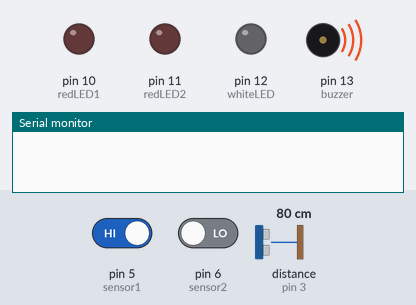
The sketch below on a simulated Arduino Uno, built with avr-gcc and run on an emulated ATmega328P. Shown: output pins drawn as LEDs (lit = HIGH), buzzer (waves = sounding), the last lines printed to the serial monitor. Wiring (inferred from the names in the program): ultrasonic range finder: trigger pin 4; echo pin 3. The inputs (shaded band) are chosen by the test bench; at power-on: distance to the obstacle (sensor on pin 3) 80 cm, pin 6 (sensor2) LOW, pin 5 (sensor1) HIGH. The echo pulse lasts 58.3 µs per cm; the modem accepts every AT command (registered, SIM ready, sends succeed) and sends nothing else; pins used as bus, display or sensor lines are not drawn.

Above: at 0.9 s.
5.7 s: distance to the obstacle (sensor on pin 3) set to 22 cm
10.9 s: distance to the obstacle (sensor on pin 3) set to 19 cm
At 15.5 s:
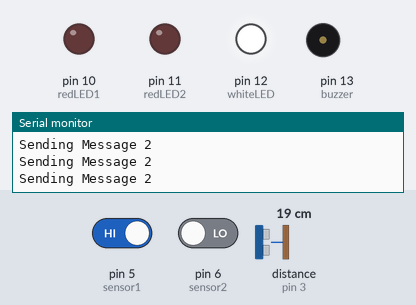
20.6 s: pin 6 (sensor2) driven HIGH
At 22.8 s:
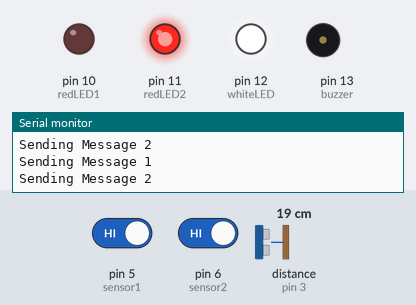
33.2 s: distance to the obstacle (sensor on pin 3) set to 35 cm
At 35.6 s:
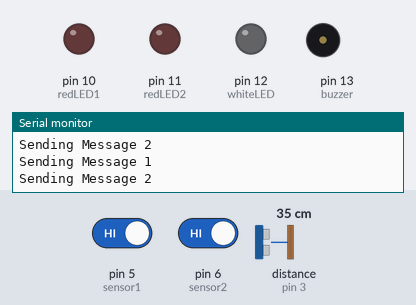
45.8 s: distance to the obstacle (sensor on pin 3) set to 2 cm
At 50.3 s:
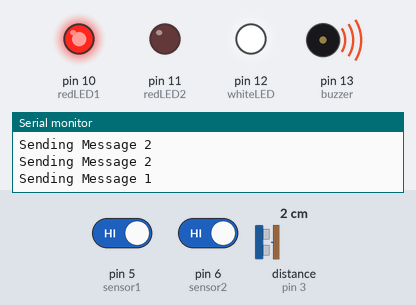
56.1 s: distance to the obstacle (sensor on pin 3) set to 60 cm
At 61.7 s:
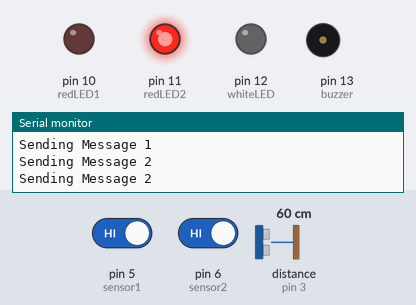
Timing chart, 0 to 63.6 s (numbered marks = the images above; inputs shaded):
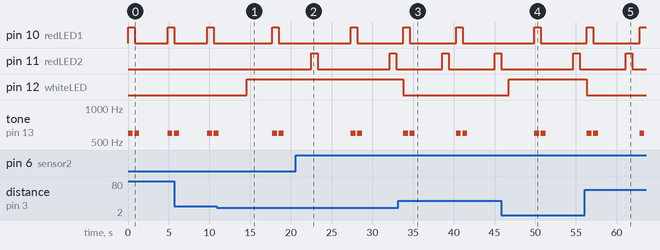

Measured:
- the behaviour switches between 21 and 20 cm on distance to the obstacle (sensor on pin 3) (found by bisection; images 0 and 1)
- after the input at 10.9 s, pin 12 (whiteLED): LOW → HIGH after 3.7 s
- after the input at 20.6 s, pin 11 (redLED2): alternates HIGH for 0.80 s and LOW for 8.8 s, starting after 1.9 s
- after the input at 33.2 s, pin 12 (whiteLED): HIGH → LOW after 0.61 s
- after the input at 45.8 s, pin 12 (whiteLED): LOW → HIGH after 0.93 s
- after the input at 56.1 s, pin 11 (redLED2): LOW → HIGH after 5.0 s, → LOW 0.80 s later; pin 12 (whiteLED): HIGH → LOW after 0.25 s
- by itself, pin 10 (redLED1): alternates HIGH for 0.80 s and LOW for 5.7 s
- by itself, tone on pin 13 (buzzer): plays 600 Hz for 0.60 s, 600 Hz for 0.60 s, 600 Hz for 0.60 s, 600 Hz for 0.60 s

The sketch:

final_program_v4.ino
```cpp
#include <RCSwitch.h>
#include <SoftwareSerial.h>

RCSwitch mySwitch = RCSwitch();
SoftwareSerial gsmSerial(7, 8);

const int echoPin = 3;               // Ultrasonic sensor echo pin
const int trigPin = 4;               // ultrasonic sensor trigger pin
const int sensor1 = 5;               // Door Magnet Sensor
const int sensor2 = 6;               // Motion Sensor
const int redLED1 = 10;
const int redLED2 = 11;
const int whiteLED = 12;
const int buzzer = 13;
const int A = 21952;                  // Remote Button A
const int B = 21808;                  // Remote Button B
const int C = 21772;                  // Remote Button C
const int D = 21763;                  // Remote Button D
int distance;
long duration;

bool isProgramRunning = true;

void setup() {
  pinMode(redLED1, OUTPUT);
  pinMode(redLED2, OUTPUT);
  pinMode(whiteLED, OUTPUT);
  pinMode(buzzer, OUTPUT);
  pinMode(sensor1, INPUT_PULLUP);
  pinMode(sensor2, INPUT);
  pinMode(trigPin, OUTPUT);
  pinMode(echoPin, INPUT);
  mySwitch.enableReceive(0);
  Serial.begin(9600);
  gsmSerial.begin(9600);
}


void turnOffProgram() {
  isProgramRunning = false;
}

void turnOnProgram() {
  isProgramRunning = true;
}

void SendMessage1 () {
  gsmSerial.println("AT+CMGF=1");
  delay(1000);
  gsmSerial.println("AT+CMGS=\"+94718639489\"");
  delay(1000);
  gsmSerial.println("Security Alert 1");
  Serial.println("Sending Message 1  ");
  delay(100);
  gsmSerial.write(26); // ASCII code for Ctrl+Z to end the SMS
  delay(1000);
}

void SendMessage2 () {
  gsmSerial.println("AT+CMGF=1");
  delay(1000);
  gsmSerial.println("AT+CMGS=\"+94718639489\"");
  delay(1000);
  gsmSerial.println("Security Alert 2");
  Serial.println("Sending Message 2  ");
  delay(100);
  gsmSerial.write(26);
  delay(1000);
}

void MakeCall () {
  gsmSerial.println("ATD+94718639489;");
  Serial.println("Calling   ");
  delay(1000);

}

void loop() {
  // Check if there's any received RF signal
  if (mySwitch.available()) {
    int remotevalue = mySwitch.getReceivedValue();
    if (gsmSerial.available() > 0)
    Serial.write(gsmSerial.read());
    // Process the received RF signal
    switch (remotevalue) {
      case A:
        turnOnProgram();
        break;
      case B:
        turnOffProgram();
        digitalWrite(whiteLED, LOW);
        digitalWrite(redLED2, LOW);
        break;
      case C:
        digitalWrite(whiteLED, HIGH);
        break;
      case D:
        digitalWrite(whiteLED, LOW);
        break;
      default:
        // Other codes or invalid signal received
        break;
    }

    // Reset the received value for the next signal
    mySwitch.resetAvailable();
  }

if (isProgramRunning) {


  if (digitalRead(sensor1) == HIGH) {

      digitalWrite(redLED1,HIGH);
      tone(buzzer, 600,600);
      delay(800);
      digitalWrite(redLED1,LOW);
      tone(buzzer, 600,600);
      delay(800);
      SendMessage2();
  }


  // Check if any motion detect
  if (digitalRead(sensor2) == HIGH) {

      digitalWrite(redLED2,HIGH);

      delay(800);
      digitalWrite(redLED2,LOW);

      delay(800);

  }

  delay(100); // Delay for stability


  // Clear the trigger pin
  digitalWrite(trigPin, LOW);
  delayMicroseconds(2);

  // Set trigger pin to high for 10 microseconds
  digitalWrite(trigPin, HIGH);
  delayMicroseconds(10);
  digitalWrite(trigPin, LOW);

  // Measure the duration of the echo pulse
  duration = pulseIn(echoPin, HIGH);

  // Calculate distance in centimeters
  distance = duration * 0.034 / 2;


   if (distance < 20) {
   digitalWrite(whiteLED, HIGH);
   SendMessage1();

  } else {
    digitalWrite(whiteLED,LOW);

  }

  }
}
```
